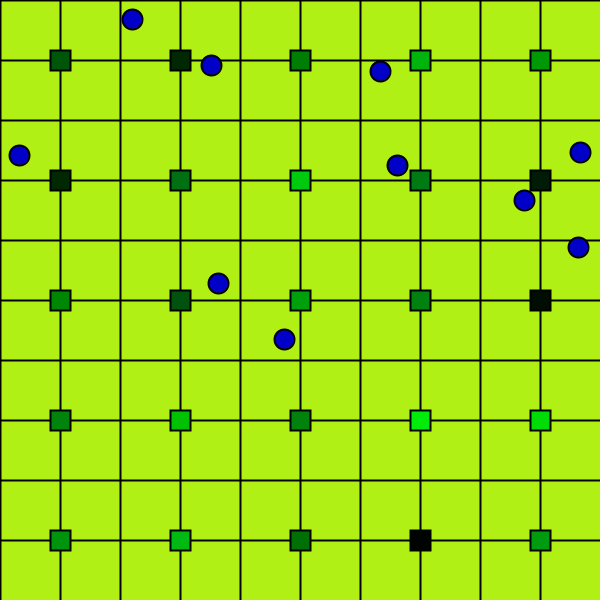
Frame 1 (no input)
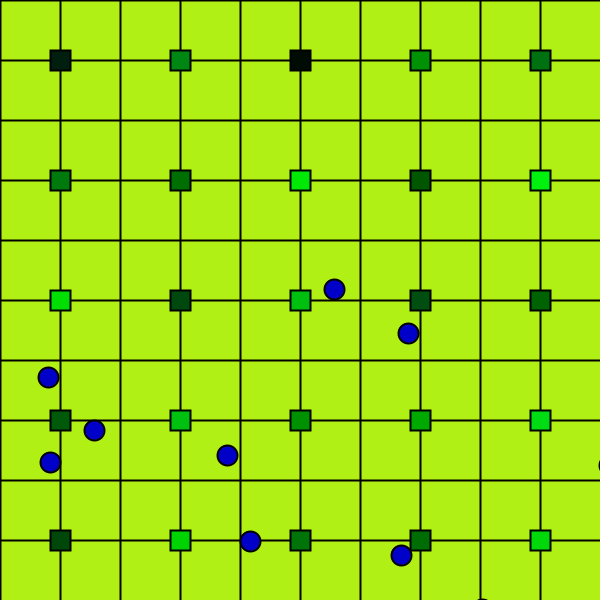
Frame 60 (the mouse pressed at the canvas centre just before this capture)
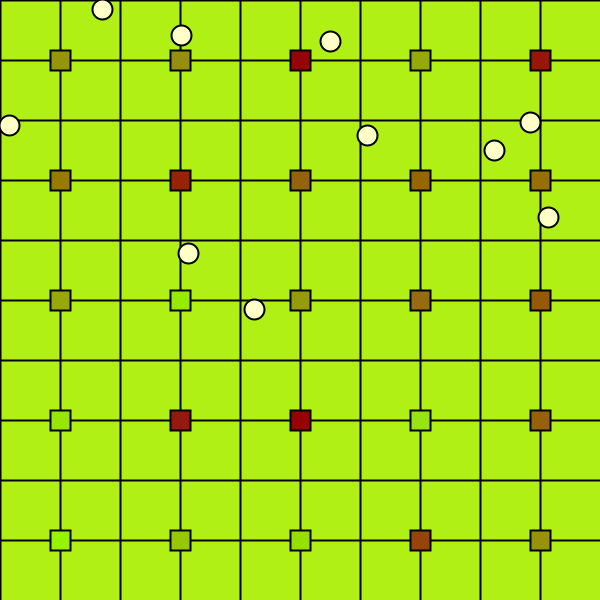
Frame 120 (the mouse held since frame 60 and released just before this capture)

The Processing sketch that drew these frames (run headless with seeded random() and noise(); from frame 60 on, the mouse is pressed at the canvas centre):

// Processing sketch: processing_97715
// ── processing_97715.pde

//declaració variables
int i,x;
int sz = 20; //mida pilota
int numMarieta = 10; //número de pilotes que reboten

//creem una matriu de posicionsX con "numMarieta" elements:
float[] posicionsX = new float[numMarieta];
//el mateix per posicionsY:
float[] posicionsY = new float[numMarieta];
//i per velocitatsX:
float[] velocitatsX = new float[numMarieta];
//i velocitatsY:
float[] velocitatsY = new float[numMarieta];


void setup(){
  background(176,240,20);
  strokeWeight(2);
  size(600,600);
  frameRate(30);
  //inicialitzem posicions i velocitats:
  for(int i = 0; i<numMarieta; i++){
    posicionsX[i] = int(random(width));
    posicionsY[i] = int(random(height));
    velocitatsX[i] = 10;
    velocitatsY[i] = 10;
  }

  //Línies verticals
  for(i=0; i<width; i+=width/10){
    stroke(0);
    line(i,0,i,height);
}

//Línies horitzontals
for(i=0; i<height; i+=height/10){
  stroke(0);
  line(0,i,width,i);
}

//Determinem un patro en l'eix Y i després en l'eix X per tal que quedi la pantalla plena de rectangles.
for(i=width/12; i<width; i+=width/5){
  for(x=height/12; x<height; x+=height/5){
    stroke(0);
    fill(random(150),random(250),random(20)); //cada cop que executi el programa canvia el color dels rectangles dins el random establert
    rect(i,x,width/30,width/30); //Figura de repetició
  }
}
}


void draw(){
  background(176,240,20); //repetim tot el fons perque no es repeteixin les pilotes.
  
  //Línies verticals
  for(i=0; i<width; i+=width/10){
    stroke(0);
    line(i,0,i,height);
}

//Línies horitzontals
for(i=0; i<height; i+=height/10){
  stroke(0);
  line(0,i,width,i);
}

//Determinem un patro en l'eix Y i després en l'eix X per tal que quedi la pantalla plena de rectangles.
for(i=width/12; i<width; i+=width/5){
  for(x=height/12; x<height; x+=height/5){
    stroke(0);
    fill(mouseX/2,random(250),random(20)); //cada cop que executi el programa canvia el color dels rectangles dins el random establert
    rect(i,x,width/30,width/30); //Figura de repetició
  }
}
  //iniciem un bucle perque faci les mateixes accions
  //a tots els valors de les matrius
  
  //actualitzem posicions
  for(int i = 0; i<numMarieta; i++){
    posicionsX[i] += velocitatsX[i];
    posicionsY[i] += velocitatsY[i];


    //comprobem limits X
    if((posicionsX[i]<0)||(posicionsX[i]>width)){
      velocitatsX[i] = -velocitatsX[i];
    } 
    //comprobem limits Y
    if((posicionsY[i]<0)||(posicionsY[i]>height)){
      velocitatsY[i] = -velocitatsY[i];
    }
    
  //dibuixem les pilotes
    
    fill(mouseX,mouseY,200); //canvia de color al moure el mouse
    ellipse(posicionsX[i],posicionsY[i],sz,sz);
  }
  
}
